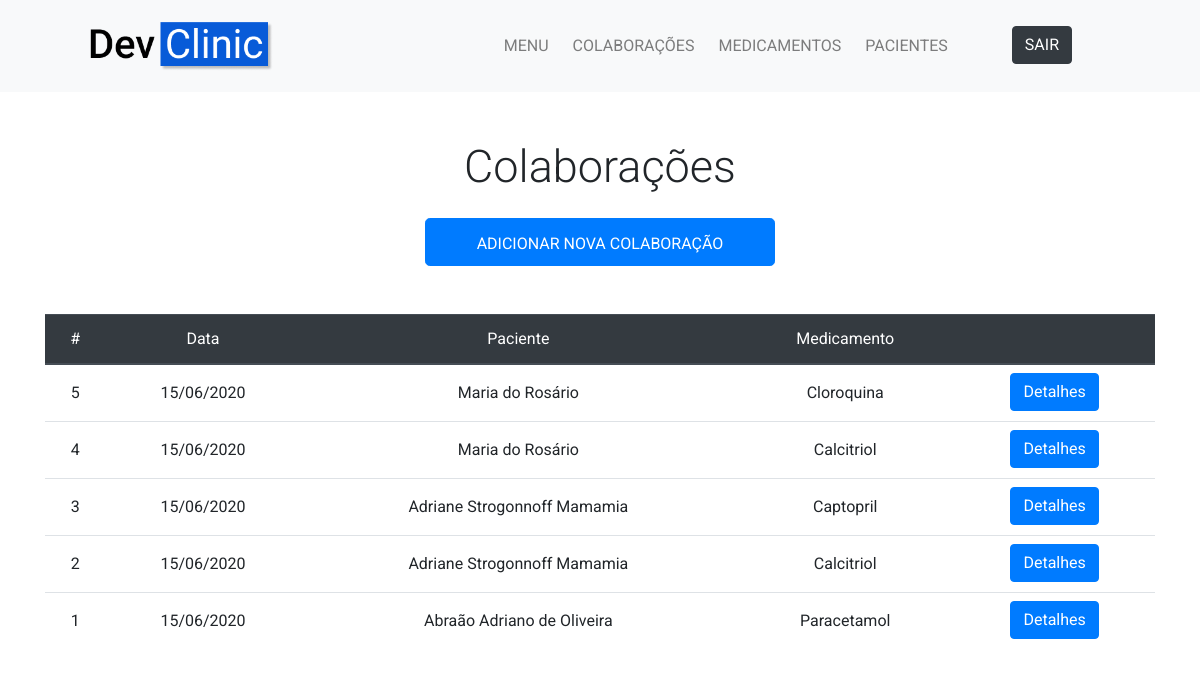
The app's page /colaboracao/ (signed in), older data.
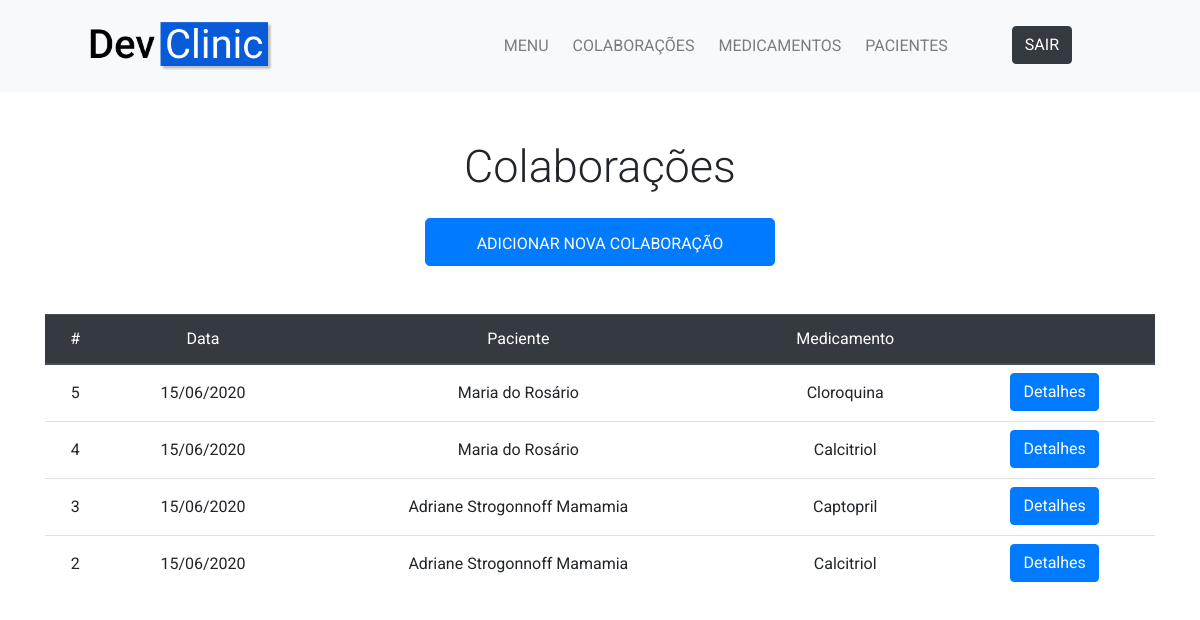
The same page, newer data.
### colaboracao/models.py (models this page shows)
class Colaboracao(models.Model):
    data = models.DateTimeField(auto_now_add=True)
    paciente = models.ForeignKey(Paciente, on_delete=models.CASCADE)
    medicamento = models.ForeignKey(Medicamento, on_delete=models.CASCADE)

### paciente/models.py (models this page shows, shortened)
class Paciente(models.Model):
    SEXO_CHOICES = (
        ('Feminino', 'Feminino'),
        ('Masculino', 'Masculino')
    )
    nome = models.CharField(max_length=200)
    idade = models.BigIntegerField()
    cpf = models.CharField(max_length=11)
    sexo = models.CharField(max_length=9, choices=SEXO_CHOICES)
    datadecadastro = models.DateTimeField(auto_now_add=True)

### medicamento/models.py (models this page shows, shortened)
class Medicamento(models.Model):
    nome = models.CharField(max_length=150)
    marca = models.CharField(max_length=60, blank=True)
    quantidade = models.BigIntegerField()

### colaboracao/views.py (the view)
# urls.py: path('', views.menucolaboracao, name='menucolaboracao'),
@login_required
def menucolaboracao(request):
    colaboracoes = Colaboracao.objects.order_by('-data')
    return render(request, 'colaboracao/menucolaboracao.html', {'colaboracoes':colaboracoes})

### colaboracao/templates/colaboracao/menucolaboracao.html
{% extends '../main/base.html' %}
{% block content %}
  <section class="py-5">
    <div class="container">
      <h1 class="display-4 text-center mb-4 big-display">Colaborações</h1>
      <div class="row justify-content-center">
        <div class="col-md-4">
          <a href="{% url 'colaboracao:criarcolaboracao' %}" class="btn btn-primary btn-lg btn-block align-self-center">
            <span style="font-size: 16px;">ADICIONAR NOVA COLABORAÇÃO</span>
          </a>
        </div>
      </div>
      <div class="row justify-content-center mt-5">
        <div class="col-md-12 text-center">
          {% if colaboracoes %}
            <div class="table-responsive" id="tabela-colaboracao">
              <table class="table table-hover">
                <thead class="thead-dark">
                  <tr>
                    <th scope="col" class="text-center">#</th>
                    <th scope="col" class="text-center">Data</th>
                    <th scope="col" class="text-center">Paciente</th>
                    <th scope="col" class="text-center">Medicamento</th>
                    <th scope="col" class="text-center"></th>
                  </tr>
                </thead>
                <tbody>
                  {% for colaboracao in colaboracoes %}
                    <tr>
                      <th class="text-center py-3">{{ colaboracao.id }}</th>
                      <th class="text-center py-3">{{ colaboracao.data|date:'d/m/Y' }}</th>
                      <th class="text-center py-3">{{ colaboracao.paciente.nome }}</th>
                      <th class="text-center py-3">{{ colaboracao.medicamento.nome }}</th>
                      <th class="text-center py-2"><a href="{% url 'colaboracao:vercolaboracao' colaboracao.id %}" class="btn btn-primary">Detalhes</a></th>
                    </tr>
                  {% endfor %}
                </tbody>
              </table>
            </div>
          {% else %}
            <h3>Nenhuma colaboração cadastrada</h3>
          {% endif %}
        </div>
      </div>
    </div>
  </section>
{% endblock %}

Row changes from the older to the newer data that the page shows:
removed Colaboracao: id "1", data "15/06/2020", paciente.nome "Abraão Adriano de Oliveira", medicamento.nome "Paracetamol"
